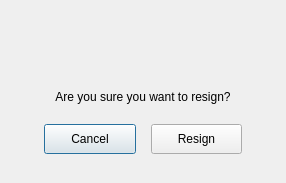
<?xml version="1.0" encoding="UTF-8"?>
<ui version="4.0">
 <class>resign_menu</class>
 <widget class="QDialog" name="resign_menu">
  <property name="geometry">
   <rect>
    <x>0</x>
    <y>0</y>
    <width>286</width>
    <height>183</height>
   </rect>
  </property>
  <property name="sizePolicy">
   <sizepolicy hsizetype="Fixed" vsizetype="Fixed">
    <horstretch>0</horstretch>
    <verstretch>0</verstretch>
   </sizepolicy>
  </property>
  <property name="windowTitle">
   <string>Dialog</string>
  </property>
  <layout class="QVBoxLayout" name="verticalLayout">
   <property name="spacing">
    <number>0</number>
   </property>
   <property name="leftMargin">
    <number>10</number>
   </property>
   <property name="topMargin">
    <number>10</number>
   </property>
   <property name="rightMargin">
    <number>10</number>
   </property>
   <property name="bottomMargin">
    <number>10</number>
   </property>
   <item>
    <widget class="QFrame" name="frame">
     <property name="frameShape">
      <enum>QFrame::NoFrame</enum>
     </property>
     <property name="frameShadow">
      <enum>QFrame::Raised</enum>
     </property>
     <layout class="QVBoxLayout" name="verticalLayout_2">
      <property name="spacing">
       <number>6</number>
      </property>
      <property name="leftMargin">
       <number>25</number>
      </property>
      <property name="topMargin">
       <number>10</number>
      </property>
      <property name="rightMargin">
       <number>25</number>
      </property>
      <property name="bottomMargin">
       <number>10</number>
      </property>
      <item>
       <widget class="QFrame" name="icon_contianer">
        <property name="frameShape">
         <enum>QFrame::NoFrame</enum>
        </property>
        <property name="frameShadow">
         <enum>QFrame::Raised</enum>
        </property>
        <layout class="QHBoxLayout" name="horizontalLayout_2">
         <item>
          <widget class="QLabel" name="icon">
           <property name="minimumSize">
            <size>
             <width>40</width>
             <height>40</height>
            </size>
           </property>
           <property name="maximumSize">
            <size>
             <width>40</width>
             <height>40</height>
            </size>
           </property>
           <property name="text">
            <string/>
           </property>
          </widget>
         </item>
        </layout>
       </widget>
      </item>
      <item>
       <widget class="QLabel" name="title">
        <property name="text">
         <string>Are you sure you want to resign?</string>
        </property>
        <property name="alignment">
         <set>Qt::AlignCenter</set>
        </property>
       </widget>
      </item>
      <item>
       <widget class="QFrame" name="button_container">
        <property name="frameShape">
         <enum>QFrame::NoFrame</enum>
        </property>
        <property name="frameShadow">
         <enum>QFrame::Raised</enum>
        </property>
        <layout class="QHBoxLayout" name="horizontalLayout">
         <property name="spacing">
          <number>15</number>
         </property>
         <item>
          <widget class="QPushButton" name="cancel_button">
           <property name="minimumSize">
            <size>
             <width>0</width>
             <height>30</height>
            </size>
           </property>
           <property name="maximumSize">
            <size>
             <width>16777215</width>
             <height>30</height>
            </size>
           </property>
           <property name="text">
            <string>Cancel</string>
           </property>
          </widget>
         </item>
         <item>
          <widget class="QPushButton" name="resign_button">
           <property name="minimumSize">
            <size>
             <width>0</width>
             <height>30</height>
            </size>
           </property>
           <property name="maximumSize">
            <size>
             <width>16777215</width>
             <height>30</height>
            </size>
           </property>
           <property name="text">
            <string>Resign</string>
           </property>
          </widget>
         </item>
        </layout>
       </widget>
      </item>
     </layout>
    </widget>
   </item>
  </layout>
 </widget>
 <resources/>
 <connections/>
</ui>
